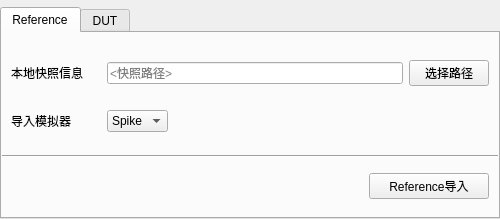
<?xml version="1.0" encoding="UTF-8"?>
<ui version="4.0">
 <class>Form</class>
 <widget class="QWidget" name="Form">
  <property name="geometry">
   <rect>
    <x>0</x>
    <y>0</y>
    <width>500</width>
    <height>219</height>
   </rect>
  </property>
  <property name="windowTitle">
   <string>Form</string>
  </property>
  <layout class="QVBoxLayout" name="verticalLayout_3">
   <property name="leftMargin">
    <number>0</number>
   </property>
   <property name="topMargin">
    <number>7</number>
   </property>
   <property name="rightMargin">
    <number>0</number>
   </property>
   <property name="bottomMargin">
    <number>0</number>
   </property>
   <item>
    <widget class="QTabWidget" name="tabWidget">
     <property name="currentIndex">
      <number>0</number>
     </property>
     <widget class="QWidget" name="tab">
      <attribute name="title">
       <string>Reference</string>
      </attribute>
      <layout class="QVBoxLayout" name="verticalLayout" stretch="2,2,2,2,2,2,1,1,1">
       <property name="leftMargin">
        <number>0</number>
       </property>
       <property name="rightMargin">
        <number>0</number>
       </property>
       <item>
        <spacer name="verticalSpacer">
         <property name="orientation">
          <enum>Qt::Vertical</enum>
         </property>
         <property name="sizeHint" stdset="0">
          <size>
           <width>20</width>
           <height>40</height>
          </size>
         </property>
        </spacer>
       </item>
       <item>
        <layout class="QHBoxLayout" name="horizontalLayout">
         <property name="leftMargin">
          <number>9</number>
         </property>
         <property name="rightMargin">
          <number>9</number>
         </property>
         <item>
          <widget class="QLabel" name="label">
           <property name="minimumSize">
            <size>
             <width>90</width>
             <height>0</height>
            </size>
           </property>
           <property name="text">
            <string>本地快照信息</string>
           </property>
          </widget>
         </item>
         <item>
          <widget class="QLineEdit" name="REFlLineEdit">
           <property name="placeholderText">
            <string>&lt;快照路径&gt;</string>
           </property>
          </widget>
         </item>
         <item>
          <widget class="QPushButton" name="REFSelectButton">
           <property name="text">
            <string>选择路径</string>
           </property>
          </widget>
         </item>
        </layout>
       </item>
       <item>
        <spacer name="verticalSpacer_2">
         <property name="orientation">
          <enum>Qt::Vertical</enum>
         </property>
         <property name="sizeHint" stdset="0">
          <size>
           <width>20</width>
           <height>40</height>
          </size>
         </property>
        </spacer>
       </item>
       <item>
        <layout class="QHBoxLayout" name="horizontalLayout_2">
         <property name="leftMargin">
          <number>9</number>
         </property>
         <property name="rightMargin">
          <number>9</number>
         </property>
         <item>
          <widget class="QLabel" name="label_3">
           <property name="minimumSize">
            <size>
             <width>90</width>
             <height>0</height>
            </size>
           </property>
           <property name="text">
            <string>导入模拟器</string>
           </property>
          </widget>
         </item>
         <item>
          <widget class="QComboBox" name="REFComboBox">
           <item>
            <property name="text">
             <string>Spike</string>
            </property>
           </item>
           <item>
            <property name="text">
             <string>gem5</string>
            </property>
           </item>
          </widget>
         </item>
         <item>
          <spacer name="horizontalSpacer_5">
           <property name="orientation">
            <enum>Qt::Horizontal</enum>
           </property>
           <property name="sizeHint" stdset="0">
            <size>
             <width>40</width>
             <height>20</height>
            </size>
           </property>
          </spacer>
         </item>
        </layout>
       </item>
       <item>
        <spacer name="verticalSpacer_3">
         <property name="orientation">
          <enum>Qt::Vertical</enum>
         </property>
         <property name="sizeHint" stdset="0">
          <size>
           <width>20</width>
           <height>40</height>
          </size>
         </property>
        </spacer>
       </item>
       <item>
        <widget class="Line" name="line">
         <property name="orientation">
          <enum>Qt::Horizontal</enum>
         </property>
        </widget>
       </item>
       <item>
        <spacer name="verticalSpacer_4">
         <property name="orientation">
          <enum>Qt::Vertical</enum>
         </property>
         <property name="sizeHint" stdset="0">
          <size>
           <width>20</width>
           <height>40</height>
          </size>
         </property>
        </spacer>
       </item>
       <item>
        <layout class="QHBoxLayout" name="horizontalLayout_3" stretch="0,0">
         <property name="leftMargin">
          <number>0</number>
         </property>
         <property name="rightMargin">
          <number>9</number>
         </property>
         <item>
          <spacer name="horizontalSpacer">
           <property name="orientation">
            <enum>Qt::Horizontal</enum>
           </property>
           <property name="sizeHint" stdset="0">
            <size>
             <width>40</width>
             <height>20</height>
            </size>
           </property>
          </spacer>
         </item>
         <item>
          <widget class="QPushButton" name="REFImportButton">
           <property name="minimumSize">
            <size>
             <width>120</width>
             <height>0</height>
            </size>
           </property>
           <property name="maximumSize">
            <size>
             <width>16777215</width>
             <height>26</height>
            </size>
           </property>
           <property name="text">
            <string>Reference导入</string>
           </property>
          </widget>
         </item>
        </layout>
       </item>
       <item>
        <spacer name="verticalSpacer_5">
         <property name="orientation">
          <enum>Qt::Vertical</enum>
         </property>
         <property name="sizeHint" stdset="0">
          <size>
           <width>20</width>
           <height>40</height>
          </size>
         </property>
        </spacer>
       </item>
      </layout>
     </widget>
     <widget class="QWidget" name="tab_2">
      <attribute name="title">
       <string>DUT</string>
      </attribute>
      <layout class="QVBoxLayout" name="verticalLayout_2" stretch="2,2,2,2,2,2,1,1,1">
       <property name="leftMargin">
        <number>0</number>
       </property>
       <property name="rightMargin">
        <number>0</number>
       </property>
       <item>
        <spacer name="verticalSpacer_6">
         <property name="orientation">
          <enum>Qt::Vertical</enum>
         </property>
         <property name="sizeHint" stdset="0">
          <size>
           <width>20</width>
           <height>40</height>
          </size>
         </property>
        </spacer>
       </item>
       <item>
        <layout class="QHBoxLayout" name="horizontalLayout_6">
         <property name="leftMargin">
          <number>9</number>
         </property>
         <property name="rightMargin">
          <number>9</number>
         </property>
         <item>
          <widget class="QLabel" name="label_2">
           <property name="minimumSize">
            <size>
             <width>90</width>
             <height>0</height>
            </size>
           </property>
           <property name="text">
            <string>本地快照信息</string>
           </property>
          </widget>
         </item>
         <item>
          <widget class="QLineEdit" name="DUTLineEdit">
           <property name="placeholderText">
            <string>&lt;快照路径&gt;</string>
           </property>
          </widget>
         </item>
         <item>
          <widget class="QPushButton" name="DUTSelectButton">
           <property name="text">
            <string>选择路径</string>
           </property>
          </widget>
         </item>
        </layout>
       </item>
       <item>
        <spacer name="verticalSpacer_7">
         <property name="orientation">
          <enum>Qt::Vertical</enum>
         </property>
         <property name="sizeHint" stdset="0">
          <size>
           <width>20</width>
           <height>40</height>
          </size>
         </property>
        </spacer>
       </item>
       <item>
        <layout class="QHBoxLayout" name="horizontalLayout_4">
         <property name="leftMargin">
          <number>9</number>
         </property>
         <property name="rightMargin">
          <number>9</number>
         </property>
         <item>
          <widget class="QLabel" name="label_4">
           <property name="minimumSize">
            <size>
             <width>90</width>
             <height>0</height>
            </size>
           </property>
           <property name="text">
            <string>导入设备</string>
           </property>
          </widget>
         </item>
         <item>
          <widget class="QComboBox" name="DUTComboBox">
           <item>
            <property name="text">
             <string>HAPS</string>
            </property>
           </item>
           <item>
            <property name="text">
             <string>EVB板</string>
            </property>
           </item>
          </widget>
         </item>
         <item>
          <spacer name="horizontalSpacer_2">
           <property name="orientation">
            <enum>Qt::Horizontal</enum>
           </property>
           <property name="sizeHint" stdset="0">
            <size>
             <width>40</width>
             <height>20</height>
            </size>
           </property>
          </spacer>
         </item>
        </layout>
       </item>
       <item>
        <spacer name="verticalSpacer_8">
         <property name="orientation">
          <enum>Qt::Vertical</enum>
         </property>
         <property name="sizeHint" stdset="0">
          <size>
           <width>20</width>
           <height>40</height>
          </size>
         </property>
        </spacer>
       </item>
       <item>
        <widget class="Line" name="line_2">
         <property name="orientation">
          <enum>Qt::Horizontal</enum>
         </property>
        </widget>
       </item>
       <item>
        <spacer name="verticalSpacer_9">
         <property name="orientation">
          <enum>Qt::Vertical</enum>
         </property>
         <property name="sizeHint" stdset="0">
          <size>
           <width>20</width>
           <height>40</height>
          </size>
         </property>
        </spacer>
       </item>
       <item>
        <layout class="QHBoxLayout" name="horizontalLayout_5">
         <property name="leftMargin">
          <number>9</number>
         </property>
         <property name="rightMargin">
          <number>9</number>
         </property>
         <item>
          <spacer name="horizontalSpacer_3">
           <property name="orientation">
            <enum>Qt::Horizontal</enum>
           </property>
           <property name="sizeHint" stdset="0">
            <size>
             <width>40</width>
             <height>20</height>
            </size>
           </property>
          </spacer>
         </item>
         <item>
          <widget class="QPushButton" name="DUTImportButton">
           <property name="text">
            <string>DUT 导入</string>
           </property>
          </widget>
         </item>
        </layout>
       </item>
       <item>
        <spacer name="verticalSpacer_10">
         <property name="orientation">
          <enum>Qt::Vertical</enum>
         </property>
         <property name="sizeHint" stdset="0">
          <size>
           <width>20</width>
           <height>40</height>
          </size>
         </property>
        </spacer>
       </item>
      </layout>
     </widget>
    </widget>
   </item>
  </layout>
 </widget>
 <resources/>
 <connections/>
</ui>
